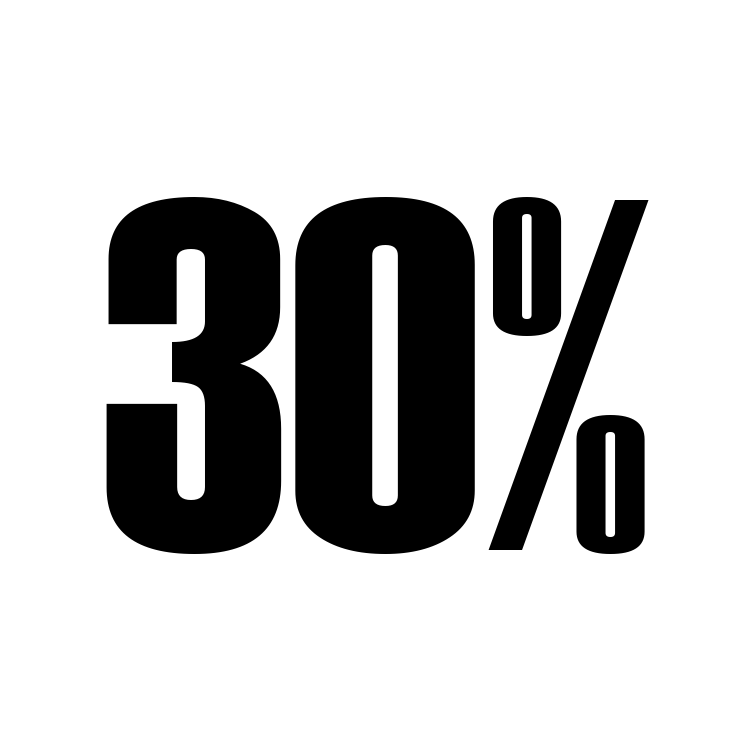

Generate this figure with Python:
#!/usr/bin/env python
# -*- coding: utf-8 -*-
from PIL import Image,ImageDraw,ImageFont

def drawPic(num):
    width = 750
    height = 750
    bgcolor = (255,255,255)
    image = Image.new('RGB',(width,height),bgcolor)
    font = ImageFont.truetype('HATTEN.TTF',500)
    fontcolor = (0,0,0)
    draw = ImageDraw.Draw(image)
    draw.text((100,110),num+'%',font=font,fill=fontcolor)
    image.save('pic.png')
    del draw
    del image

if __name__ == '__main__':
     n="30"
     drawPic(n)
